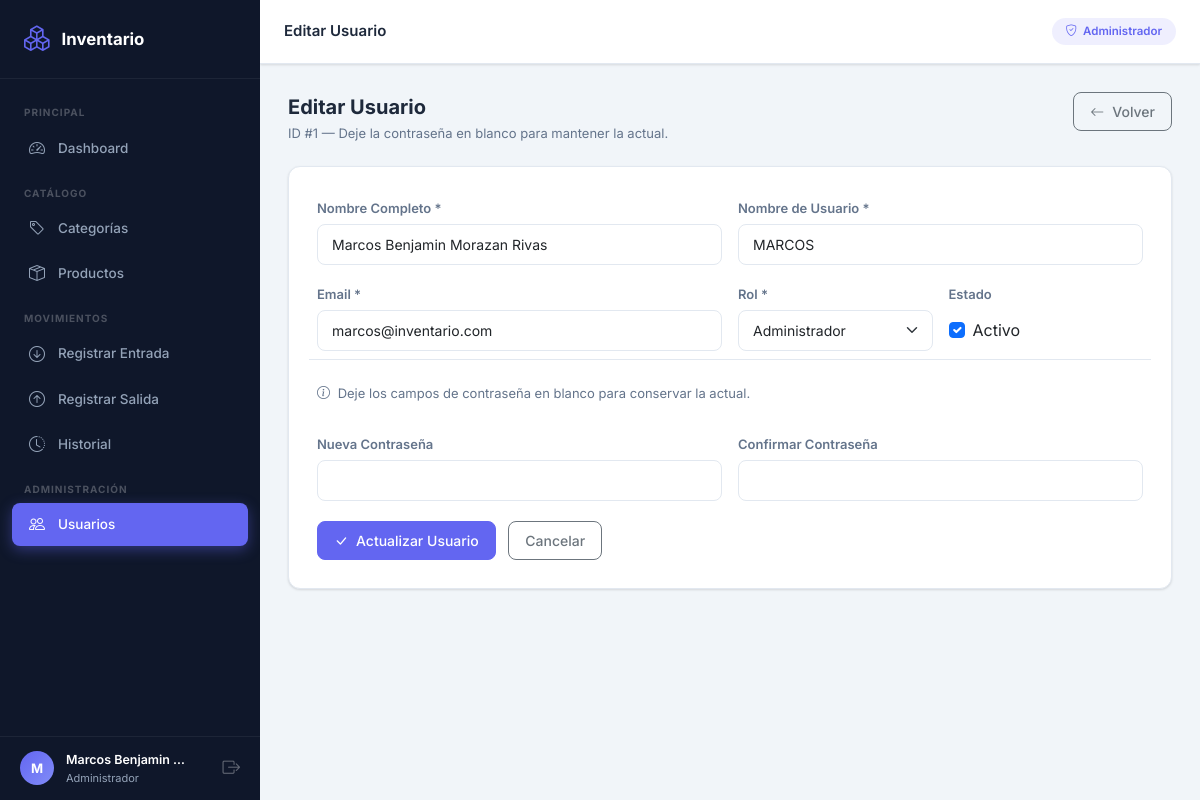
/modules/usuarios/editar.php?id=1 (signed in), run on the app's committed database.
### tables this page shows
CREATE TABLE usuarios (
    id INT AUTO_INCREMENT PRIMARY KEY,
    nombre_completo VARCHAR(100) NOT NULL,
    usuario VARCHAR(50) NOT NULL UNIQUE,
    email VARCHAR(100) NOT NULL UNIQUE,
    password VARCHAR(255) NOT NULL,
    rol ENUM('admin','operador') NOT NULL DEFAULT 'operador',
    estado TINYINT(1) NOT NULL DEFAULT 1,
    created_at TIMESTAMP DEFAULT CURRENT_TIMESTAMP
);

### modules/usuarios/editar.php (the view, shortened to what this page needs)
<?php
require_once __DIR__ . '/../../config/database.php';
$id = (int)($_GET['id'] ?? 0);
$stmt = $pdo->prepare('SELECT * FROM usuarios WHERE id = ?');
$stmt->execute([$id]);
$usr = $stmt->fetch();
require_once __DIR__ . '/../../includes/header.php';
?>
<div class="page-header">
    <div>
        <div class="page-title">Editar Usuario</div>
        <div class="page-subtitle">ID #<?= $id ?> — Deje la contraseña en blanco para mantener la actual.</div>
    </div>
    <a href="<?= BASE_URL ?>/modules/usuarios/index.php" class="btn btn-outline-secondary">
        <i class="bi bi-arrow-left me-2"></i>Volver
    </a>
</div>
<div class="card">
    <div class="card-body" style="padding:1.75rem">
        <form method="POST" id="form-editar-usuario">
            <div class="row g-3">
                <div class="col-md-6">
                    <label class="form-label" for="usr-nombre">Nombre Completo *</label>
                    <input type="text" class="form-control" id="usr-nombre" name="nombre_completo"
                           value="<?= htmlspecialchars($usr['nombre_completo']) ?>" required>
                </div>
                <div class="col-md-6">
                    <label class="form-label" for="usr-usuario">Nombre de Usuario *</label>
                    <input type="text" class="form-control" id="usr-usuario" name="usuario"
                           value="<?= htmlspecialchars($usr['usuario']) ?>" required autocomplete="off">
                </div>
                <div class="col-md-6">
                    <label class="form-label" for="usr-email">Email *</label>
                    <input type="email" class="form-control" id="usr-email" name="email"
                           value="<?= htmlspecialchars($usr['email']) ?>" required>
                </div>
                <div class="col-md-3">
                    <label class="form-label" for="usr-rol">Rol *</label>
                    <select class="form-select" id="usr-rol" name="rol">
                        <option value="admin"    <?= $usr['rol'] === 'admin'    ? 'selected' : '' ?>>Administrador</option>
                    </select>
                </div>
                <div class="col-md-3">
                    <label class="form-label">Estado</label>
                    <div class="form-check mt-2">
                        <input class="form-check-input" type="checkbox" name="estado" id="usr-estado" <?= $usr['estado'] ? 'checked' : '' ?>>
                        <label class="form-check-label" for="usr-estado">Activo</label>
                    </div>
                </div>
                <div style="border-top:1px solid var(--border-color);margin:.5rem 0;grid-column:1/-1"></div>
                <div class="col-12">
                    <p style="font-size:.8125rem;color:var(--text-secondary);margin-bottom:.75rem">
                        <i class="bi bi-info-circle me-1"></i>
                        Deje los campos de contraseña en blanco para conservar la actual.
                    </p>
                </div>
                <div class="col-md-6">
                    <label class="form-label" for="usr-password">Nueva Contraseña</label>
                    <input type="password" class="form-control" id="usr-password" name="password" autocomplete="new-password">
                </div>
                <div class="col-md-6">
                    <label class="form-label" for="usr-password-conf">Confirmar Contraseña</label>
                    <input type="password" class="form-control" id="usr-password-conf" name="password_conf" autocomplete="new-password">
                </div>
                <div class="col-12 pt-1">
                    <button type="submit" class="btn btn-primary" id="btn-actualizar-usuario">
                        <i class="bi bi-check-lg me-2"></i>Actualizar Usuario
                    </button>
                    <a href="<?= BASE_URL ?>/modules/usuarios/index.php" class="btn btn-outline-secondary ms-2">Cancelar</a>
                </div>
            </div>
        </form>
    </div>
</div>
<?php require_once __DIR__ . '/../../includes/footer.php'; ?>

### assets/css/style.css (style rules this page uses)
:root { --sidebar-bg: #0f172a; --sidebar-text: #94a3b8; --sidebar-active: #6366f1; --sidebar-hover: #1e293b; --sidebar-width: 260px; --topbar-height: 64px; --content-bg: #f1f5f9; --card-bg: #ffffff; --primary: #6366f1; --primary-dark: #4f46e5; --success: #10b981; --warning: #f59e0b; --danger: #ef4444; --info: #3b82f6; --text-primary: #1e293b; --text-secondary: #64748b; --border-color: #e2e8f0; --shadow: 0 1px 3px rgba(0,0,0,.08), 0 1px 2px rgba(0,0,0,.05); --shadow-md: 0 4px 12px rgba(0,0,0,.08), 0 2px 4px rgba(0,0,0,.05); --shadow-lg: 0 10px 24px rgba(0,0,0,.1), 0 4px 8px rgba(0,0,0,.05); --radius: 12px; --radius-sm: 8px; }
* { margin: 0; padding: 0; box-sizing: border-box; }
body { font-family: 'Inter', sans-serif; background: var(--content-bg); color: var(--text-primary); }
.card { border: 1px solid var(--border-color) !important; border-radius: var(--radius) !important; box-shadow: var(--shadow) !important; }
.form-control, .form-select { border: 1px solid var(--border-color); border-radius: 8px; padding: .5625rem .875rem; font-size: .875rem; transition: border-color .2s, box-shadow .2s; }
.form-label { font-size: .8125rem; font-weight: 600; color: var(--text-secondary); margin-bottom: .35rem; }
.btn { border-radius: 8px; font-weight: 500; font-size: .875rem; padding: .5rem 1rem; transition: all .2s; }
.btn-primary { background: var(--primary); border-color: var(--primary); }
.page-header { display: flex; align-items: flex-start; justify-content: space-between; margin-bottom: 1.375rem; flex-wrap: wrap; gap: 1rem; }
.page-title { font-size: 1.25rem; font-weight: 700; color: var(--text-primary); }
.page-subtitle { font-size: .8125rem; color: var(--text-secondary); margin-top: .125rem; }

### data on the page
usuarios: nombre_completo "Marcos Benjamin Morazan Rivas", usuario "MARCOS", email "marcos@inventario.com", rol "Administrador", estado "☑"

### other printed values
$_inicial "M"
$_nombre "Marcos Benjamin…"
$pageTitle "Editar Usuario"
$id "1"
